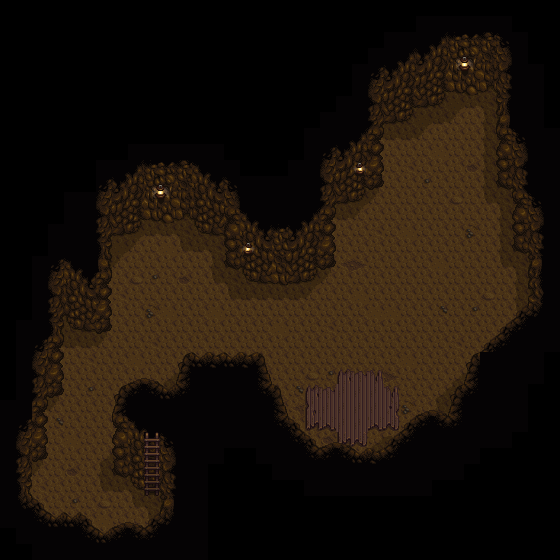

Below is a game level as drawn by its tile map, then a one-line description and the .tmx that defines it (tile-layer data replaced by summaries):
An orthogonal 35x35 tile map with 16x16 px tiles, 3 tile layers (Back, Buildings, Front).

<map version="1.0" orientation="orthogonal" width="35" height="35" tilewidth="16" tileheight="16">
  <tileset firstgid="1" name="mine" tilewidth="16" tileheight="16" spacing="0" margin="0">
    <image source="mine.png" />
  </tileset>
  <layer name="Back" width="35" height="35">
    <properties>
      <property name="@Description" value="" />
    </properties>
    <data>[1225 cells, 546 non-empty, 34 distinct tile ids]</data>
  </layer>
  <layer name="Buildings" width="35" height="35">
    <properties>
      <property name="@Description" value="" />
    </properties>
    <data>[1225 cells, 254 non-empty, 68 distinct tile ids]</data>
  </layer>
  <layer name="Front" width="35" height="35">
    <properties>
      <property name="@Description" value="" />
    </properties>
    <data>[1225 cells, 280 non-empty, 16 distinct tile ids]</data>
  </layer>
</map>
